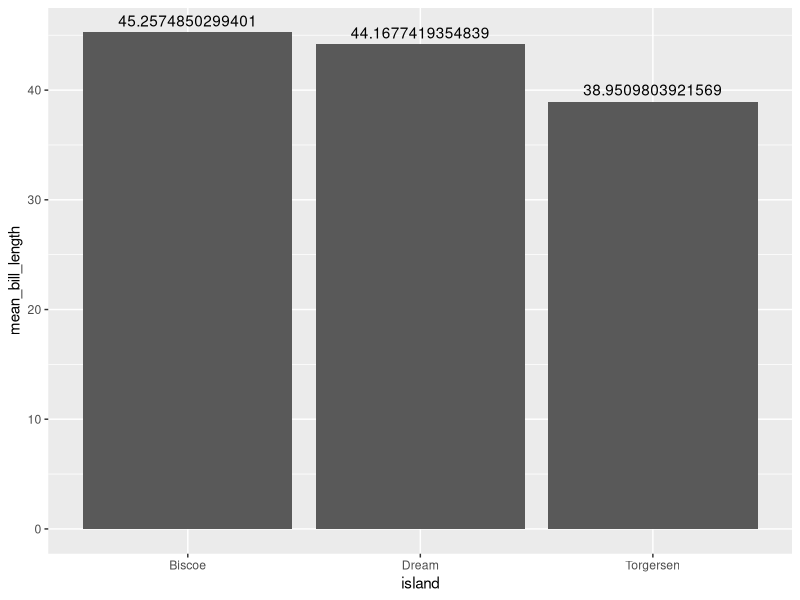
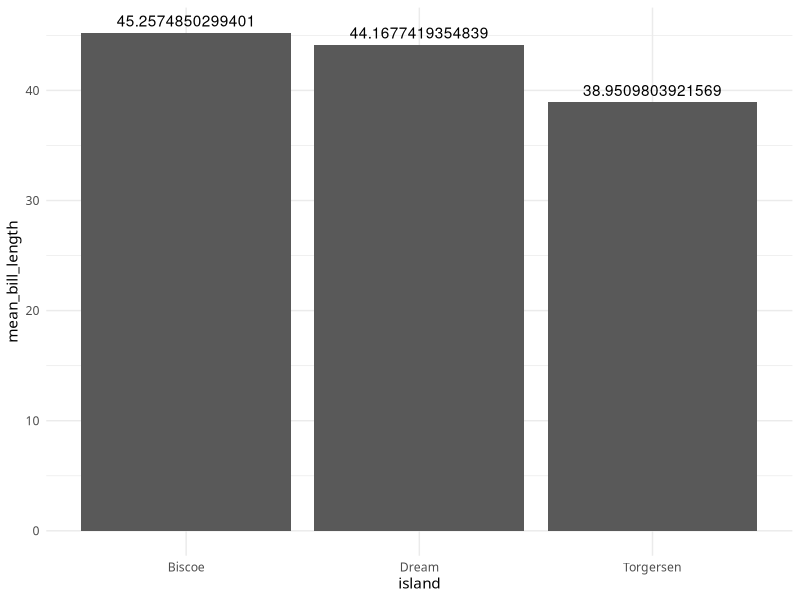
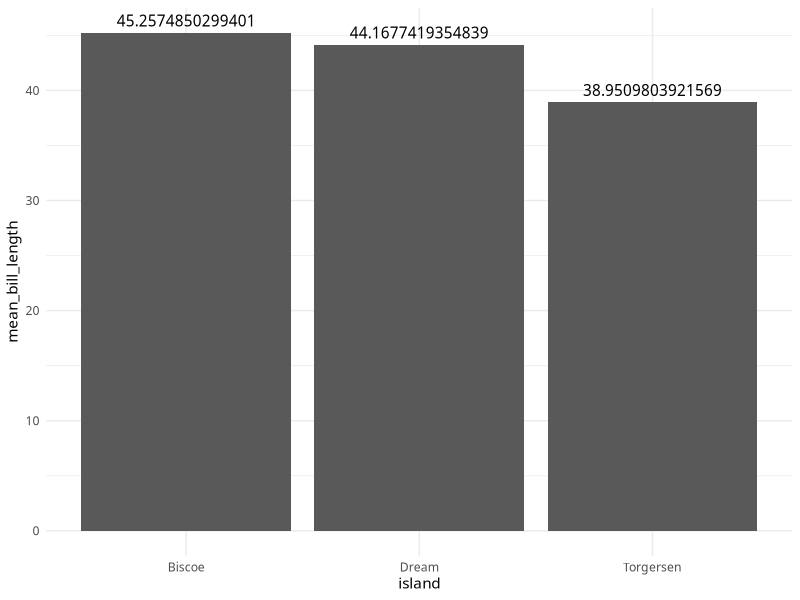
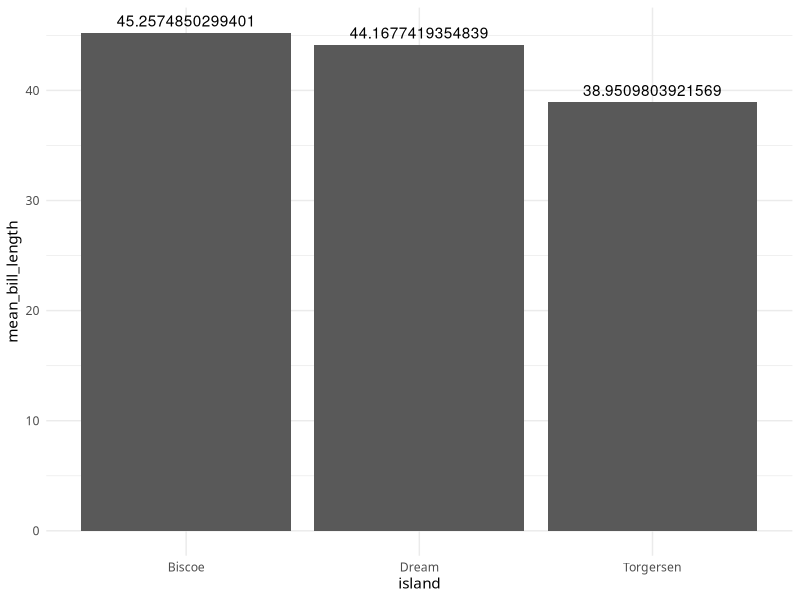
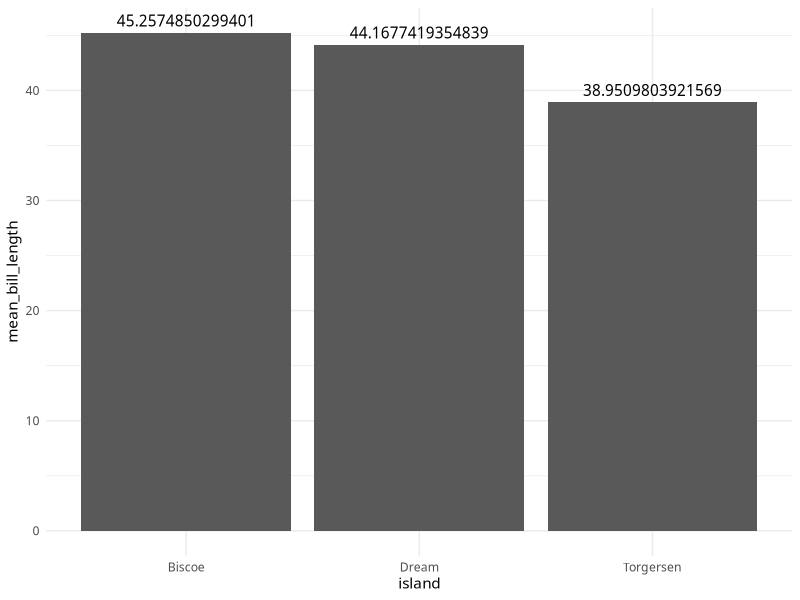

Source code (R) for these figures, in order:
library(tidyverse)
library(palmerpenguins)

penguins_bill_length_by_island <-
  penguins |>
  group_by(island) |>
  summarize(mean_bill_length = mean(bill_length_mm, na.rm = TRUE)) 

ggplot(
  data = penguins_bill_length_by_island,
  aes(
    x = island,
    y = mean_bill_length,
    label = mean_bill_length
  )
) +
  geom_col() +
  geom_text(vjust = -0.5)

ggplot(
  data = penguins_bill_length_by_island,
  aes(
    x = island,
    y = mean_bill_length,
    label = mean_bill_length
  )
) +
  geom_col() +
  geom_text(vjust = -0.5) +
  theme_minimal(base_family = "IBM Plex Mono")

ggplot(
  data = penguins_bill_length_by_island,
  aes(
    x = island,
    y = mean_bill_length,
    label = mean_bill_length
  )
) +
  geom_col() +
  geom_text(vjust = -0.5,
            family = "IBM Plex Mono") +
  theme_minimal(base_family = "IBM Plex Mono")

theme_set(theme_minimal(base_family = "IBM Plex Mono"))

ggplot(
  data = penguins_bill_length_by_island,
  aes(
    x = island,
    y = mean_bill_length,
    label = mean_bill_length
  )
) +
  geom_col() +
  geom_text(vjust = -0.5)

update_geom_defaults(
  geom = "text",
  aes(family = "IBM Plex Mono")
)

ggplot(
  data = penguins_bill_length_by_island,
  aes(
    x = island,
    y = mean_bill_length,
    label = mean_bill_length
  )
) +
  geom_col() +
  geom_text(vjust = -0.5)
